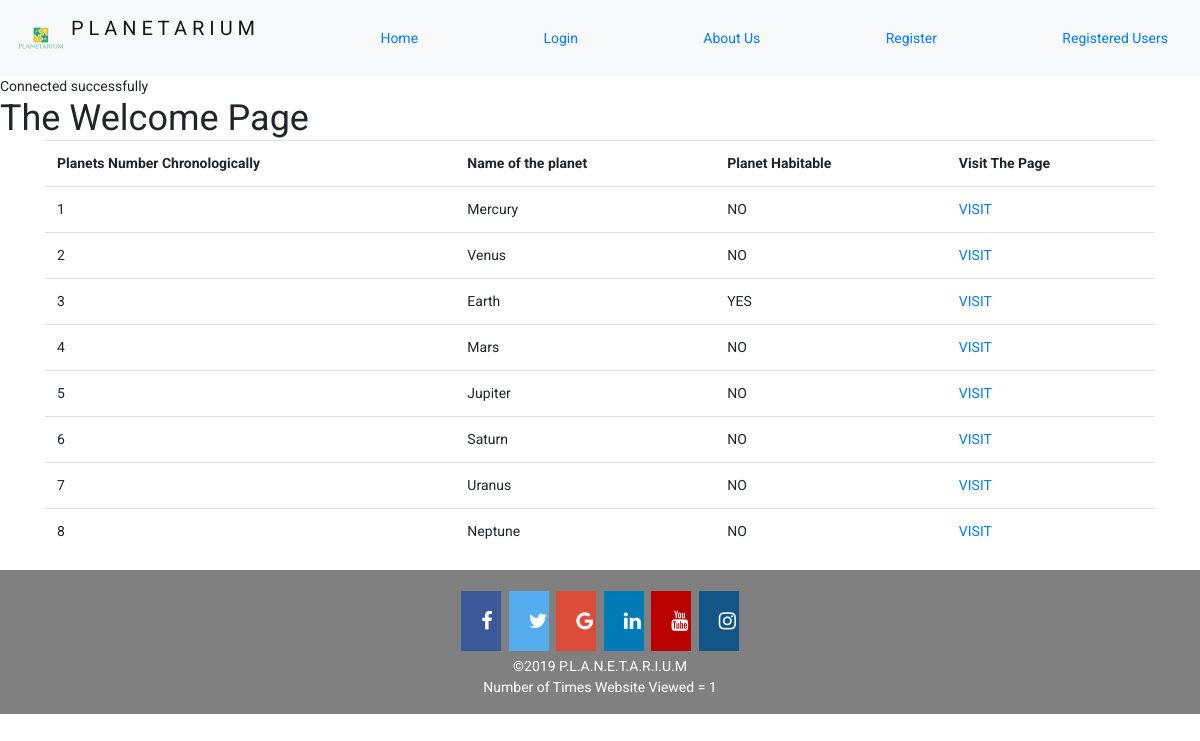
Screenshot of /welcome.php with the database file from the repository.
### tables this page shows
create table planets(
planet_id INT UNSIGNED AUTO_INCREMENT PRIMARY KEY,
planet_name VARCHAR(20) NOT NULL,
planet_habitat varchar(5) NOT NULL,
planet_link varchar(20) NOT NULL
);

### welcome.php (the view, shortened to what this page needs)
<?php include('./header.php');
?>
<?php
$dbconnect = db_connect();
$sql = "Select * From planets";
$result = mysqli_query($dbconnect, $sql);
echo "Connected successfully";
?>
<h1>The Welcome Page</h1>
	<div class="container">
	<table class="table">
		<tr>
			<th>Planets Number Chronologically</th>
			<th>Name of the planet	</th>
			<th>Planet Habitable	</th>
			<th>Visit The Page	</th>
		</tr>
		<tr>
			<?php
        if ($result-> num_rows > 0 ){
            while ($row = $result-> fetch_assoc()){
                 echo "<tr><td> " . $row["planet_id"]. "</td><td> " . $row["planet_name"]. "</td><td> " . $row["planet_habitat"]. "</td><td> <a href='".$row["planet_link"]."'>"."VISIT". "</a></td></tr>";
            }
        }else {
            echo "0 result";
        }
        ?>
		</tr>
	</table>
</div>
<?php include('./footer.php') ?>

### header.php (shortened to what this page needs)
<!DOCTYPE html>
<html>
<head>
	<link rel="stylesheet" href="https://stackpath.bootstrapcdn.com/bootstrap/4.3.1/css/bootstrap.min.css">
	<link rel="stylesheet" href="https://cdnjs.cloudflare.com/ajax/libs/font-awesome/4.7.0/css/font-awesome.min.css">
	<link href="vendor/mdi-font/css/material-design-iconic-font.min.css" rel="stylesheet" media="all">
    <link href="vendor/font-awesome-4.7/css/font-awesome.min.css" rel="stylesheet" media="all">
    <link href="vendor/select2/select2.min.css" rel="stylesheet" media="all">
    <link href="vendor/datepicker/daterangepicker.css" rel="stylesheet" media="all">
    <link href="css/main.css" rel="stylesheet" media="all">
</head>
<body>
    <nav class="navbar navbar-light bg-light">
  <a class="navbar-brand" href="#">
    <img src="./logo/companyLogo.png" height="50" width="50"  class="d-inline-block align-top" alt="">
    P L A N E T A R I U M
  </a>
  <a class="nav-link" href="./">Home <span class="sr-only">(current)</span></a>
  <a class ="nav-link" href="./login.php">Login</a>
  <a class ="nav-link" href="./aboutUs.php">About Us</a>
  <a class ="nav-link" href="./register.php">Register</a>
  <a class ="nav-link" href="./registeredUsers.php">Registered Users</a>
</nav>
<?php require('./functions.php') ?>

### footer.php (shortened to what this page needs)
<footer class="footer mt-auto py-3">
  <div class="container">
    <a href="https://www.facebook.com/" class="fa fa-facebook"></a>
	<a href="https://twitter.com/?lang=en" class="fa fa-twitter"></a>
	<a href="https://www.google.com.tw/" class="fa fa-google"></a>
	<a href="https://ca.linkedin.com/" class="fa fa-linkedin"></a>
	<a href="https://www.youtube.com/" class="fa fa-youtube"></a>
	<a href="https://www.instagram.com/" class="fa fa-instagram"></a>
    <?php displayCopyrightInfo(); ?>
    <?php
echo"Number of Times Website Viewed = ".$_SESSION['views'];
?>
  </div>
</footer>
</body>
</html>

### functions.php (shortened to what this page needs)
<?php
function displayCopyrightInfo(){
    echo "<p>&copy;" . date("Y") . " P.L.A.N.E.T.A.R.I.U.M</p>";
}
?>

### css/main.css (style rules this page uses)
html { -webkit-box-sizing: border-box; -moz-box-sizing: border-box; box-sizing: border-box; }
* { padding: 0; margin: 0; }
*, *:before, *:after { -webkit-box-sizing: inherit; -moz-box-sizing: inherit; box-sizing: inherit; }
body, h1, h2, h3, h4, h5, h6, blockquote, p, pre, dl, dd, ol, ul, figure, hr, fieldset, legend { margin: 0; padding: 0; }
table { border-collapse: collapse; border-spacing: 0; }
body { font-family: "Roboto", "Arial", "Helvetica Neue", sans-serif; font-weight: 400; font-size: 14px; }
h1, h2, h3, h4, h5, h6 { font-weight: 400; }
h1 { font-size: 36px; }

### header.php (style rules this page uses)
.fa { padding: 20px; font-size: 20px; width: 30px; text-align: center; text-decoration: none; margin: 5px 2px; }
.fa-facebook { background: #3B5998; color: white; }
.fa-twitter { background: #55ACEE; color: white; }
.fa-google { background: #dd4b39; color: white; }
.fa-linkedin { background: #007bb5; color: white; }
.fa-youtube { background: #bb0000; color: white; }
.fa-instagram { background: #125688; color: white; }
.footer { position: relative; left: 0; bottom: 0; width: 100%; background-color: grey; color: white; text-align: center; }

### rows the page displays
planets: planet_id "1", planet_name "Mercury", planet_habitat "NO"
planets: planet_id "2", planet_name "Venus", planet_habitat "NO"
planets: planet_id "3", planet_name "Earth", planet_habitat "YES"
planets: planet_id "4", planet_name "Mars", planet_habitat "NO"
planets: planet_id "5", planet_name "Jupiter", planet_habitat "NO"
planets: planet_id "6", planet_name "Saturn", planet_habitat "NO"
planets: planet_id "7", planet_name "Uranus", planet_habitat "NO"
planets: planet_id "8", planet_name "Neptune", planet_habitat "NO"

### other values shown
$_SESSION['views'] "1"
